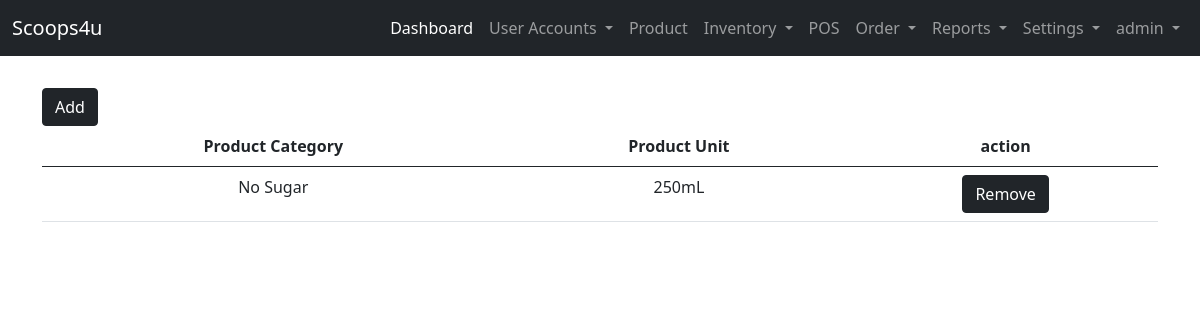
/user-site/settings_Product/ (signed in), run on the app's committed database.
### landing_page/models.py (models this page shows)
class User(AbstractUser):
    ROLE = ((" "," "),("admin","admin"),("staff","staff"),("reseller","reseller"),("rider","rider"))
    STAT = ((" "," "),("active","active"),("inactive","inactive"))
    role = models.CharField(max_length=50, null=True, default=None, choices=ROLE)
    status = models.CharField(max_length=50, null=True, default=None , choices=STAT)

### admin_site/models.py (models this page shows, shortened)
class Settings(models.Model):
    settings_category = models.CharField(max_length=250, null=True, verbose_name='Category')
    settings_unit = models.CharField(max_length=250, null=True, verbose_name='Unit')

### admin_site/views.py (the view)
# urls.py: path('settings_Product/', views.settings_product, name='settings_product'),
def settings_product(request):
    settings = Settings.objects.all()
    context ={
        'settings':settings
    }
    return render(request, 'admin_site/settings/product_settings.html',context)

### templates/admin_site/settings/product_settings.html (shortened to what this page needs)
{% extends 'admin_site/base.html' %}
{% block content %}
<br>
<a href="{% url 'admin_site:settings_addproduct' %}" class="btn btn-dark">Add </a>
    {% if settings %}
    <table class="table table-hover text-center">
        <thead>
            <tr>
                <th>Product Category</th>
                <th>Product Unit</th>
                <th>action</th>
            </tr>
        </thead>
        <tbody>
            {% for list in settings %}
            <tr>
                <td>{{ list.settings_category }}</td>
                <td>{{ list.settings_unit }}</td>
                <td><a href="{% url 'admin_site:settings_remove' list.id %}" class="btn btn-dark">Remove</a></td>
            </tr>
            {% endfor %}
        </tbody>
    </table>
    {% endif %}
{% endblock content %}

### templates/admin_site/base.html (shortened to what this page needs)
{% load static %}
<!DOCTYPE html>
<html lang="en">
<head>
    <link href="https://cdn.jsdelivr.net/npm/bootstrap@5.0.2/dist/css/bootstrap.min.css" rel="stylesheet">
    <link rel="stylesheet" href="{% static 'css/sample.css' %}">
  </head>
<body>
  {% if user.role == "admin"%}
    <nav class="navbar navbar-expand-lg navbar-dark bg-dark">
        <div class="container-fluid">
          <a class="navbar-brand" href="#">Scoops4u</a>
          <div class="collapse navbar-collapse" id="navbarNavDropdown">
            <ul class="navbar-nav ms-auto mb-2 mb-lg-0">
              <li class="nav-item">
                <a class="nav-link active" aria-current="page" href="{% url 'admin_site:dashboard'%}">Dashboard</a>
              </li>
              <li class="nav-item dropdown">
                <a class="nav-link dropdown-toggle" href="#" id="navbarDropdownMenuLink" role="button" data-bs-toggle="dropdown" aria-expanded="false">
                  User Accounts
                </a>
              </li>
              <li class="nav-item">
                <a class="nav-link" href="{%url 'admin_site:list_product' %}">Product</a>
              </li>
              <li class="nav-item dropdown">
                <a class="nav-link dropdown-toggle" href="#" id="navbarDropdownMenuLink" role="button" data-bs-toggle="dropdown" aria-expanded="false">
                  Inventory
                </a>
              </li>
              <li class="nav-item">
                <a class="nav-link" href="{%url 'admin_site:pos' %}">POS</a>
              </li>
              <li class="nav-item dropdown">
                <a class="nav-link dropdown-toggle" href="#" id="navbarDropdownMenuLink" role="button" data-bs-toggle="dropdown" aria-expanded="false">
                  Order
                </a>
              </li>
              <li class="nav-item dropdown">
                <a class="nav-link dropdown-toggle" href="#" id="navbarDropdownMenuLink" role="button" data-bs-toggle="dropdown" aria-expanded="false">
                  Reports
                </a>
              </li>
              <li class="nav-item dropdown">
                <a class="nav-link dropdown-toggle" href="#" id="navbarDropdownMenuLink" role="button" data-bs-toggle="dropdown" aria-expanded="false">
                  Settings
                </a>
              </li>
              <li class="nav-item dropdown">
                <a class="nav-link dropdown-toggle" href="#" id="navbarDropdownMenuLink" role="button" data-bs-toggle="dropdown" aria-expanded="false">
                  {{ user }}
                </a>
              </li>
            </ul>
          </div>
        </div>
      </nav>
  {% endif %}
      <div class="container">
        <div class="row mt-2">
            <div class="col-lg-12">
                {% block content %}
                {% endblock content %}
            </div>
        </div>
      </div>
</body>
</html>

### data on the page
User: username "admin"
Settings: settings_category "No Sugar", settings_unit "250mL"
